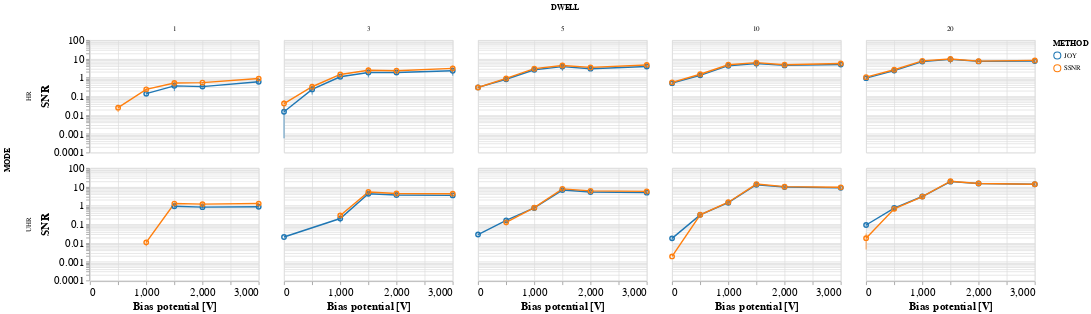

Here is the notebook cell this chart was saved with:
### Code cell
# Data source for plot
# Filter out SNR values that will break log scale
source = df_snr.loc[(df_snr['SNR'] > 0.001) &\
                    (df_snr['METHOD'] != 'PSD')].copy()

# Scale SSNR measurements
scheme = 'category10'

chart = alt.Chart().encode(
    x=alt.X('SB:Q',
            axis=alt.Axis(title='Bias potential [V]',
                          tickMinStep=500)),
    y=alt.Y('SNR:Q',
            aggregate='mean',
            scale=alt.Scale(type='log')),
    color=alt.Color('METHOD:N',
                    scale=alt.Scale(scheme=scheme))
).properties(
    width=240,
    height=160
)

chart = (chart.mark_line() +\
         chart.mark_point(size=40))

error_bars = alt.Chart(source).mark_errorbar(extent='stdev').encode(
    x=alt.X('SB:Q'),
    y=alt.Y('SNR:Q'),
    color=alt.Color('METHOD:N',
                    scale=alt.Scale(scheme=scheme))
)

alt.layer(chart, error_bars, data=source).facet(
    column=r'DWELL:N',
    row='MODE:N'
).configure_axis(
    labelFontSize=16,
    titleFontSize=16
)

### Figure 1 — Vega-Lite specification as saved in the notebook (floating-point values rounded to 4 significant figures; data arrays with more than 128 entries replaced by an {"elided": "..."} marker saying what was removed)
{"config": {"view": {"continuousWidth": 400, "continuousHeight": 300}, "axis": {"labelFontSize": 16, "titleFontSize": 16}}, "data": {"name": "data-46e6c8215dd0f1a7657e33b165b1daa3"}, "facet": {"column": {"type": "nominal", "field": "DWELL"}, "row": {"type": "nominal", "field": "MODE"}}, "spec": {"layer": [{"layer": [{"mark": "line", "encoding": {"color": {"type": "nominal", "field": "METHOD", "scale": {"scheme": "category10"}}, "x": {"type": "quantitative", "axis": {"tickMinStep": 500, "title": "Bias potential [V]"}, "field": "SB"}, "y": {"type": "quantitative", "aggregate": "mean", "field": "SNR", "scale": {"type": "log"}}}, "height": 160, "width": 240}, {"mark": {"type": "point", "size": 40}, "encoding": {"color": {"type": "nominal", "field": "METHOD", "scale": {"scheme": "category10"}}, "x": {"type": "quantitative", "axis": {"tickMinStep": 500, "title": "Bias potential [V]"}, "field": "SB"}, "y": {"type": "quantitative", "aggregate": "mean", "field": "SNR", "scale": {"type": "log"}}}, "height": 160, "width": 240}]}, {"mark": {"type": "errorbar", "extent": "stdev"}, "encoding": {"color": {"type": "nominal", "field": "METHOD", "scale": {"scheme": "category10"}}, "x": {"type": "quantitative", "field": "SB"}, "y": {"type": "quantitative", "field": "SNR"}}}]}, "$schema": "https://vega.github.io/schema/vega-lite/v4.8.1.json", "datasets": {"data-46e6c8215dd0f1a7657e33b165b1daa3": {"elided": "524 records"}}}
